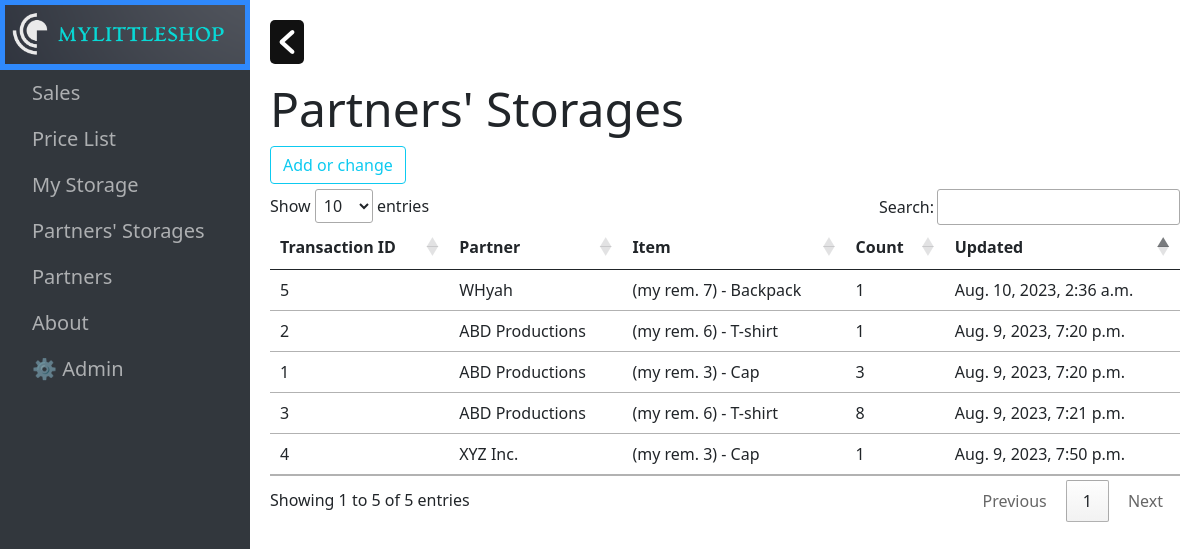
/partners-storages/, run on an earlier commit of the app's database.
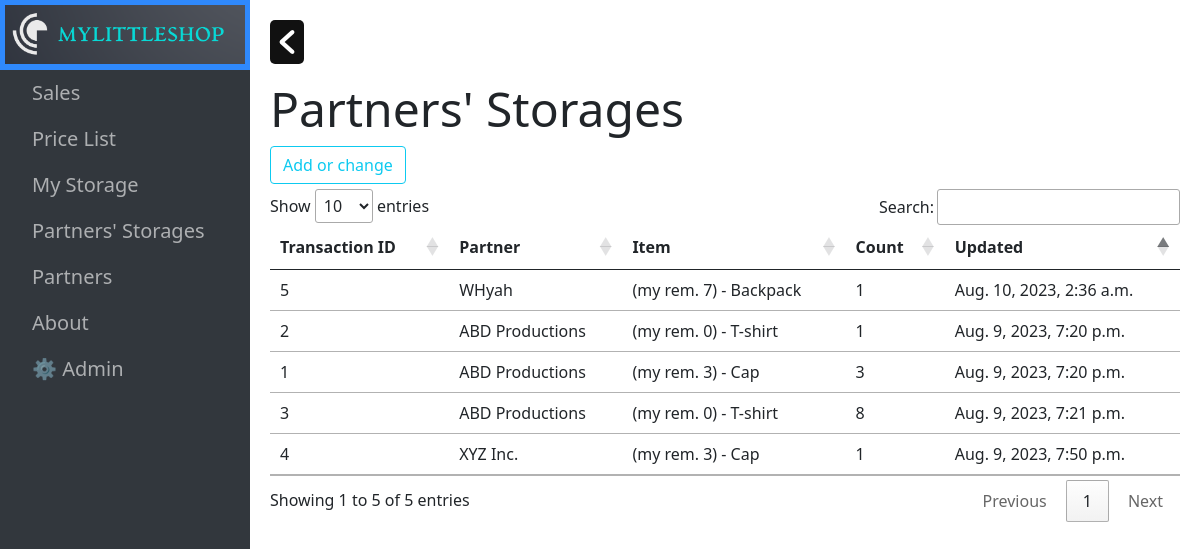
And on a later commit of the database.
### clothing/models.py (models this page shows, shortened)
class PartnerStorage(models.Model):
    class Meta:
        verbose_name = 'Partner Storage'
        verbose_name_plural = "Partners' Storages"
        ordering = ('-pk', )
    partner = models.ForeignKey(Partner, on_delete=models.CASCADE)
    item = models.ForeignKey(MyStorage, on_delete=models.CASCADE)
    count = models.PositiveIntegerField()
    updated_at = models.DateTimeField(default=datetime.now())

class Partner(models.Model):
    class Meta:
        verbose_name = 'Partner'
        verbose_name_plural = 'Partners'
    partner_name = models.CharField(max_length=100)
    address = models.CharField(max_length=200, blank=True, null=True)
    telephone_number = models.CharField(max_length=15, blank=True, null=True)
    website = models.URLField(blank=True, null=True)
    notes = models.TextField(blank=True, null=True)
    added_at = models.DateTimeField(default=datetime.now())
    def __str__(self):
        return self.partner_name

class MyStorage(models.Model):
    class Meta:
        verbose_name = 'My Storage'
        verbose_name_plural = 'My Storage'
    item_name = models.ForeignKey(PriceList, on_delete=models.CASCADE)
    item_count = models.PositiveIntegerField()
    def __str__(self):
        return f'(my rem. {self.item_count}) - {self.item_name}'

class PriceList(models.Model):
    class Meta:
        verbose_name = 'Price List'
        verbose_name_plural = 'Price List'
    item_name = models.CharField(max_length=100)
    price = models.DecimalField(max_digits=10, decimal_places=2)
    added_at = models.DateTimeField(default=datetime.now())
    def __str__(self):
        return self.item_name

### clothing/views.py (the view)
# urls.py: path('partners-storages/', PartnersStoragesListView.as_view(), name='partners_storages'),
class PartnersStoragesListView(ListView):
    template_name = 'clothing/partners_storages.html'
    model = PartnerStorage
    def get_queryset(self):
        return self.model.objects.all().order_by('-updated_at')

### clothing/templates/clothing/partners_storages.html (shortened to what this page needs)
{% extends 'clothing/base.html' %}
{% block content %}
<h5 class="display-5">Partners' Storages</h5>
<a class="btn btn-outline-info" href="/admin/clothing/partnerstorage/" role="button" style="margin-bottom: 5px">Add or change</a>
<table class="table table-hover">
    <thead>
        <tr>
            <th scope="col">Transaction ID</th>
            <th scope="col">Partner</th>
            <th scope="col">Item</th>
            <th scope="col">Count</th>
            <th scope="col">Updated</th>
        </tr>
    </thead>
    <tbody>
        {% for partner in object_list %}
        <tr>
            <td>{{ partner.pk }}</td>
            <td>{{ partner.partner }}</td>
            <td>{{ partner.item }}</td>
            <td>{{ partner.count }}</td>
            <td>{{ partner.updated_at }}</td>
        </tr>
        {% endfor %}
    </tbody>
</table>
{% endblock %}

### clothing/templates/clothing/base.html (shortened to what this page needs)
<!DOCTYPE html>
{% load static %}
<html lang="en">
<head>
  <link rel="stylesheet" href="{% static 'css/style.css' %}">
  <link rel="stylesheet" href="https://cdn.jsdelivr.net/npm/bootstrap@5.1.0/dist/css/bootstrap.min.css">
  <link rel="stylesheet" href="https://cdn.datatables.net/1.10.12/css/jquery.dataTables.min.css" />
  <link rel="stylesheet" href="https://cdn.datatables.net/buttons/1.2.1/css/buttons.dataTables.min.css" />
</head>
<body>
  <div id="main">
    <div id="sidebar" class="sidebar">
      <a href="/" class="logo"><img src="{% static 'images/logo.png' %}" alt="logo" class="logo-image"></a>
      <a href="/sales/">Sales</a>
      <a href="/pricelist/">Price List</a>
      <a href="/my-storage/">My Storage</a>
      <a href="/partners-storages/">Partners' Storages</a>
      <a href="/partners/">Partners</a>
      <a href="/about/">About</a>
      <a href="/admin/">&#9881; Admin</a>
    </div>
    <button class="toggle_btn" style="padding: 9px; padding-top: 5px;" onclick="toggleNav()"> <img id="menu_toggle_arrow" src="{% static 'images/menu_toggle_left.png' %}" alt="left_arrow"></button>
    {% block content %}
    {% endblock %}
  </div>
</body>
</html>

### static/css/style.css (style rules this page uses)
.sidebar { height: 100%; width: 0; position: fixed; z-index: 1; top: 0; left: 0; background: #32373d; overflow-x: hidden; transition: 0.5s; }
.sidebar .logo { display: inline-block; padding: 5px; }
.logo .logo-image { max-height: 100%; max-width: 100%; }
.sidebar a { padding: 8px 8px 8px 32px; text-decoration: none; font-size: 20px; color: rgba(255, 255, 255, .6); display: block; transition: 0.3s; }
.toggle_btn { font-size: 20px; cursor: pointer; background-color: #111; color: white; padding: 10px 15px; border: none; border-radius: 5px; }
#main { transition: margin-left .5s; padding: 20px; }

What changed in the data, as far as the page shows it:
changed through a linked row, PartnerStorage "Aug. 9, 2023, 7:21 p.m.": item "(my rem. 6) - T-shirt" → "(my rem. 0) - T-shirt"
changed through a linked row, PartnerStorage id 2: item "(my rem. 6) - T-shirt" → "(my rem. 0) - T-shirt"
